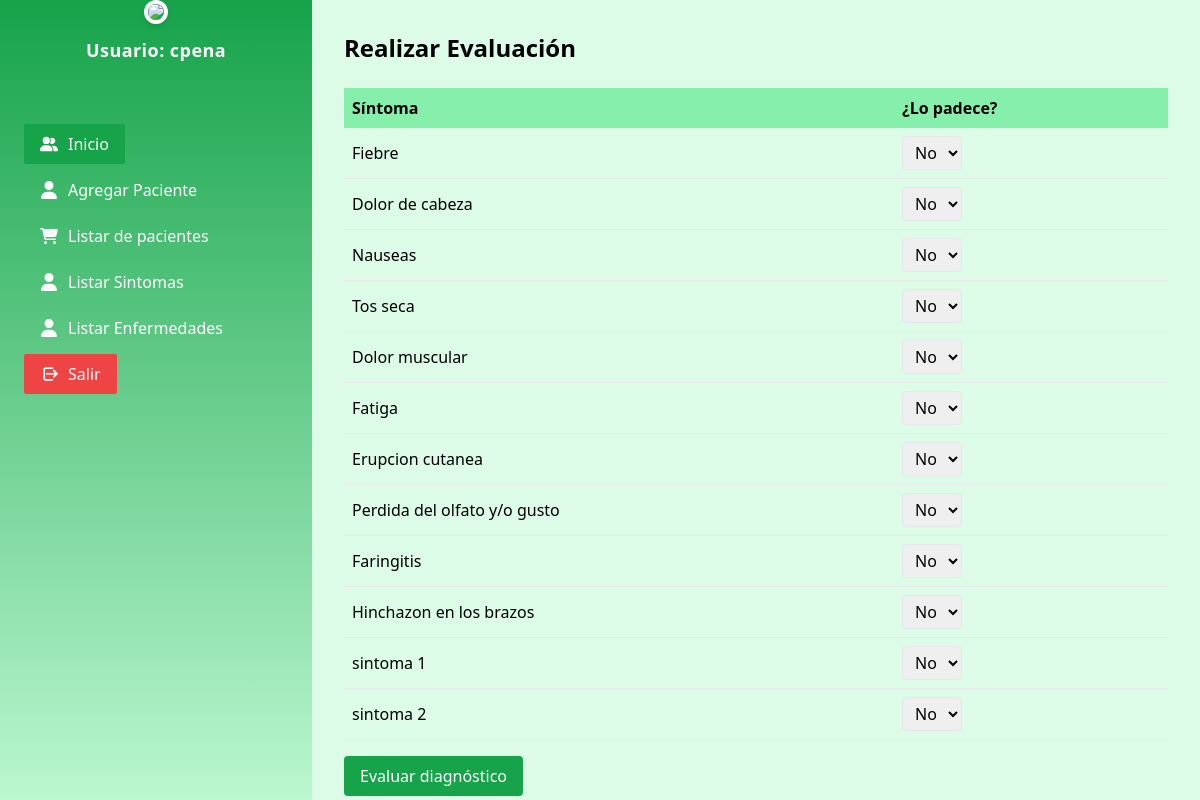
/controlador/paciente/realizarEvaluacionController.php (signed in), run on the app's committed database.
### tables this page shows
CREATE TABLE `sintoma` (
  `idsintoma` int(11) NOT NULL,
  `sintoma` varchar(200) NOT NULL,
  `estado` char(1) NOT NULL
);

### modelo/evaluacionModel.php (called while the page is built, shortened)
<?php
class evaluacionModel
{
    private $conn;
    public function __construct()
    {
        include_once(__DIR__ . "/conexion.php");
        $conexion = new Conexion();
        $this->conn = $conexion->conectarbd();
    }
    public function obtenerSintomas()
    {
        $sql = "SELECT * FROM sintoma ORDER BY idsintoma";
        $result = mysqli_query($this->conn, $sql);
        $sintomas = [];
        while ($row = mysqli_fetch_assoc($result)) {
            $sintomas[] = $row;
        }
        return $sintomas;
    }
}
?>

### modelo/conexion.php (called while the page is built, shortened)
<?php
class Conexion
{
    public function conectarbd()
    {
        try {
            $this->conn = new mysqli("localhost", "root", "", "enfermedades_db");
            return $this->conn;
        } catch (Exception $e) {
            echo "Error: " . $e->getMessage();
        }
    }
}
?>

### vista/paciente/realizarEvaluacionView.php (the view, shortened to what this page needs)
<?php
include_once(__DIR__ . "../../compartidos/apartadosViews.php");
class realizarEvaluacionView extends apartadosViews
{
    public function realizarEvaluacion($sintomas)
    {
        ?>
        <!DOCTYPE html>
        <html lang="es">
        <head>
            <script src="https://cdn.tailwindcss.com"></script>
        </head>
        <body>
            <div class="flex h-screen overflow-hidden">
                <div class="relative flex flex-1 flex-col overflow-y-auto overflow-x-hidden">
                    <main class="flex-1 bg-green-100 p-8 text-black">
                        <h1 class="text-2xl font-bold mb-6">Realizar Evaluación</h1>
                        <form id="form-evaluacion">
                            <table class="w-full border-collapse">
                                <tr class="bg-green-300">
                                    <th class="p-2 text-left">Síntoma</th>
                                    <th class="p-2 text-left">¿Lo padece?</th>
                                </tr>
                                <?php foreach ($sintomas as $sintoma) { ?>
                                    <tr class="border-b">
                                        <td class="p-2"><?php echo $sintoma['sintoma']; ?></td>
                                        <td class="p-2">
                                            <select name="respuesta_<?php echo $sintoma['idsintoma']; ?>"
                                                class="border rounded px-2 py-1">
                                                <option value="n">No</option>
                                            </select>
                                        </td>
                                    </tr>
                                <?php } ?>
                            </table>
                            <button type="submit" class="mt-4 bg-green-600 text-white px-4 py-2 rounded hover:bg-green-700">
                                Evaluar diagnóstico
                            </button>
                        </form>
                    </main>
                </div>
            </div>
        </body>
        </html>
        <?php
    }
}
?>

### data on the page
sintoma: sintoma "Fiebre", idsintoma "No"
sintoma: sintoma "Dolor de cabeza", idsintoma "No"
sintoma: sintoma "Nauseas", idsintoma "No"
sintoma: sintoma "Tos seca", idsintoma "No"
sintoma: sintoma "Dolor muscular", idsintoma "No"
sintoma: sintoma "Fatiga", idsintoma "No"
sintoma: sintoma "Erupcion cutanea", idsintoma "No"
sintoma: sintoma "Perdida del olfato y/o gusto", idsintoma "No"
sintoma: sintoma "Faringitis", idsintoma "No"
sintoma: sintoma "Hinchazon en los brazos", idsintoma "No"
sintoma: sintoma "sintoma 1", idsintoma "No"
sintoma: sintoma "sintoma 2", idsintoma "No"

### other printed values
$_SESSION['usuario'] "cpena"
